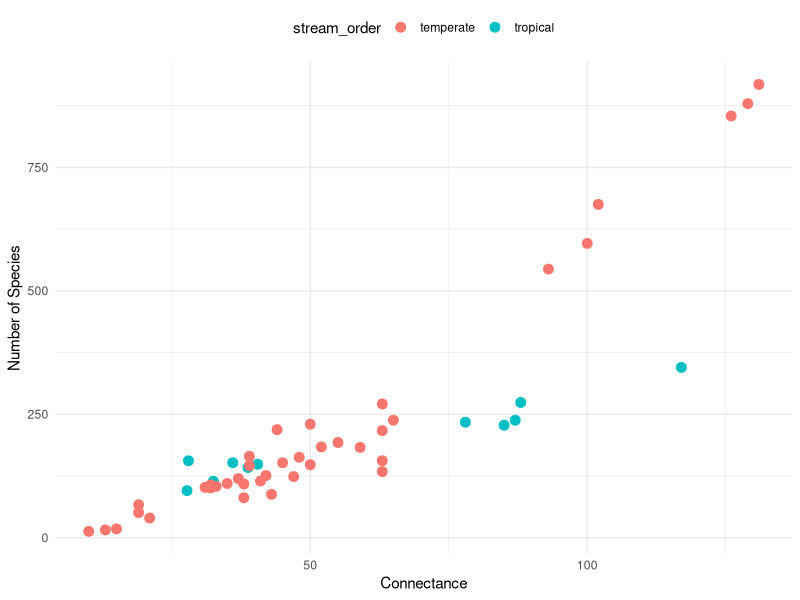
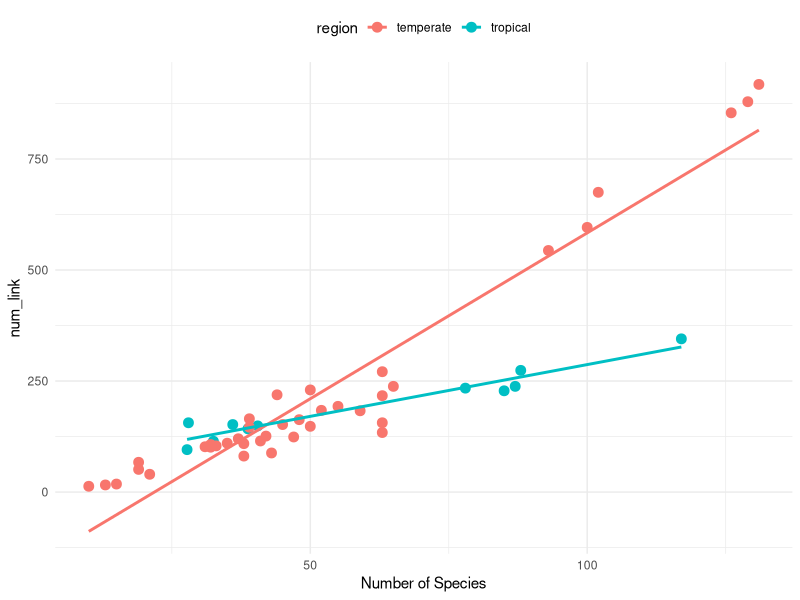
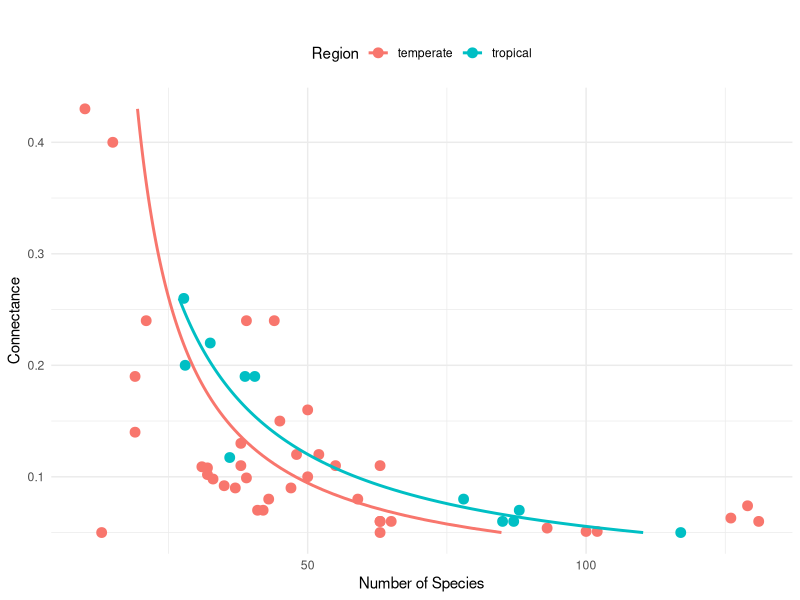
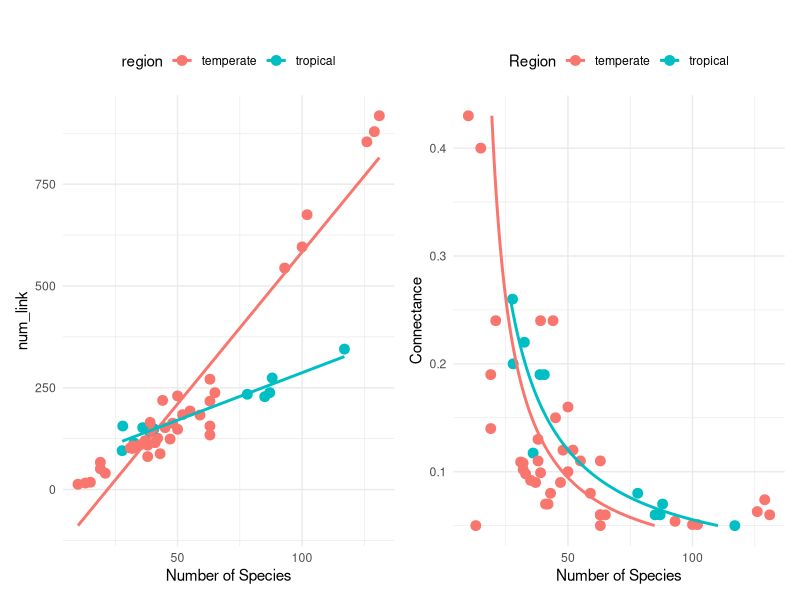

Here is the R script that generated these plots, in order:




# --------------------------------------------------------
# Honor Thesis Reilly Connelly
# Date: Sat Oct 26 2024 15:49:27
# Pablo E. Gutierrez-Fonseca
# pabloe.gutierrezfonseca@gmail.com
# --------------------------------------------------------




library(readxl)
library(dplyr)
library(ggplot2)
library(patchwork)

data<- read_xlsx('data.xlsx')
head(data,20)

mod1 <- lm(num_link~num_spec, data=data)
summary(mod1)
shapiro.test(residuals(mod1))


mod2 <- lm(num_spec~connect, data=data)
summary(mod2)
shapiro.test(residuals(mod2))


# Create the plot# Create tdatahe plot
ggplot(data, aes(x = num_spec, y = num_link, 
                 color = region)) +
  geom_point(size = 3) +  
  labs(
    x = "Connectance",
    y = "Number of Species",
    color = "stream_order"
  ) +
  theme_minimal() +
  theme(legend.position = "top") 



# Create the plot with linear models for both regions on the same plot
a <- ggplot(data, aes(x = num_spec, y = num_link, 
                      color = region)) +
  geom_point(size = 3) +  # Points colored by region
  geom_smooth(method = "lm", se = F) +  # Add separate linear models for each region
  labs(
    x = "Number of Species",
    y = "num_link",
    color = "region"
  ) +
  theme_minimal() +
  theme(legend.position = "top")  # Move the legend to the top
a


# Species richness–connectance relationship -------------------------------
# Create the plot with linear models for both regions on the same plot
# Fit an inverse model for each region
  model_results <- data %>%
  group_by(region) %>%
  do(model = nls(num_spec ~ a / connect + b, data = ., start = list(a = 1, b = 1)))

# Generate predicted values for plotting
predicted_data <- data %>%
  group_by(region) %>%
  do({
    model <- nls(num_spec ~ a / connect + b, data = ., start = list(a = 1, b = 1))
    connect_seq <- seq(min(.$connect), max(.$connect), length.out = 100)
    data.frame(
      connect = connect_seq,
      num_spec = predict(model, newdata = data.frame(connect = connect_seq)),
      region = unique(.$region)
    )
  })

# Plot the data and fitted curves
b <- ggplot(data, aes(x = num_spec, y = connect, color = region)) +
  geom_point(size = 3) +  # Data points
  geom_line(data = predicted_data, aes(x = num_spec, y = connect, color = region), size = 1) +  # Fitted inverse lines
  labs(
    x = "Number of Species",
    y = "Connectance",
    color = "Region",
    title = ""
  ) +
  theme_minimal() +
  theme(legend.position = "top")



b
a + b
